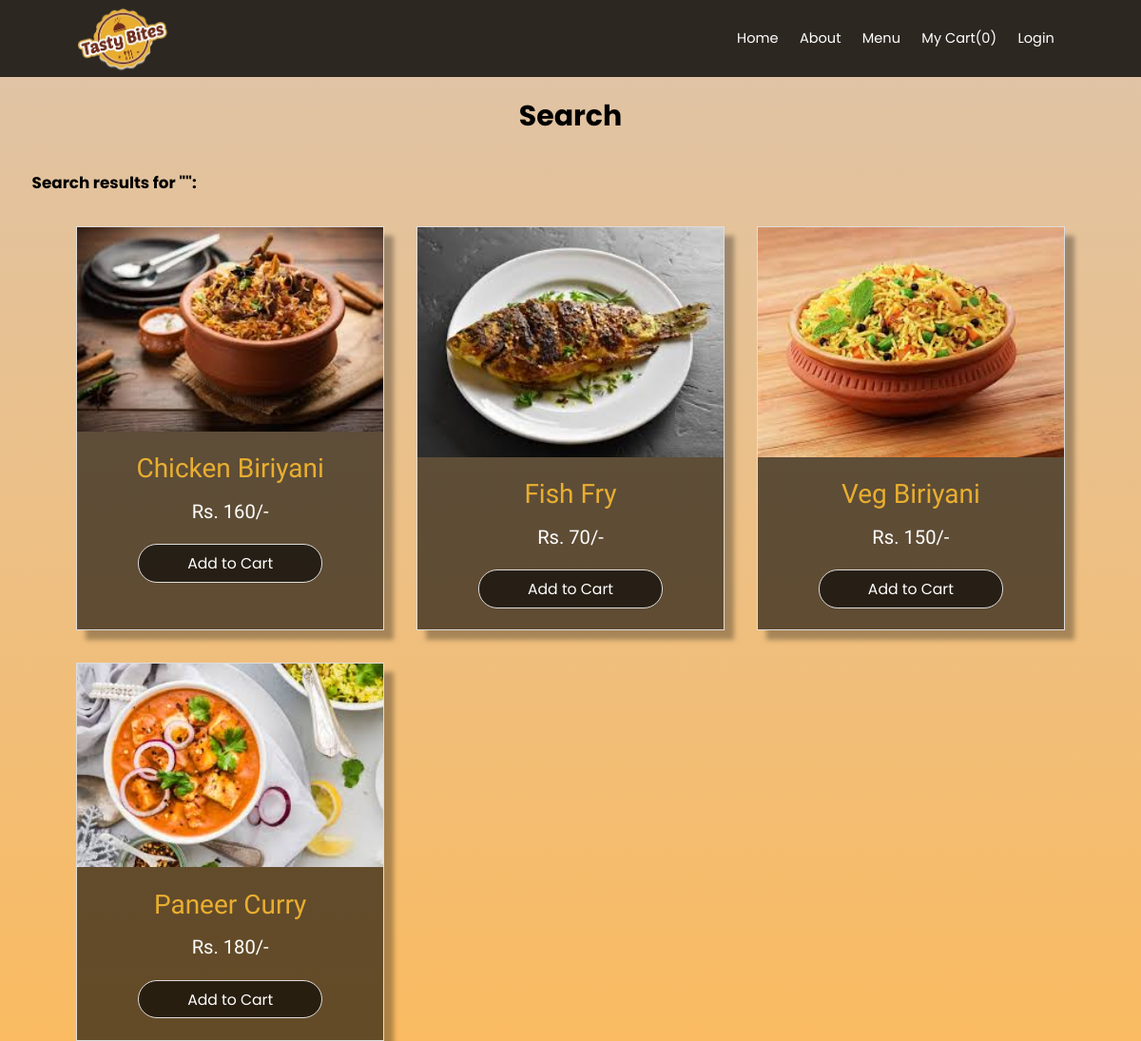
The page /search/ on the database as committed earlier.
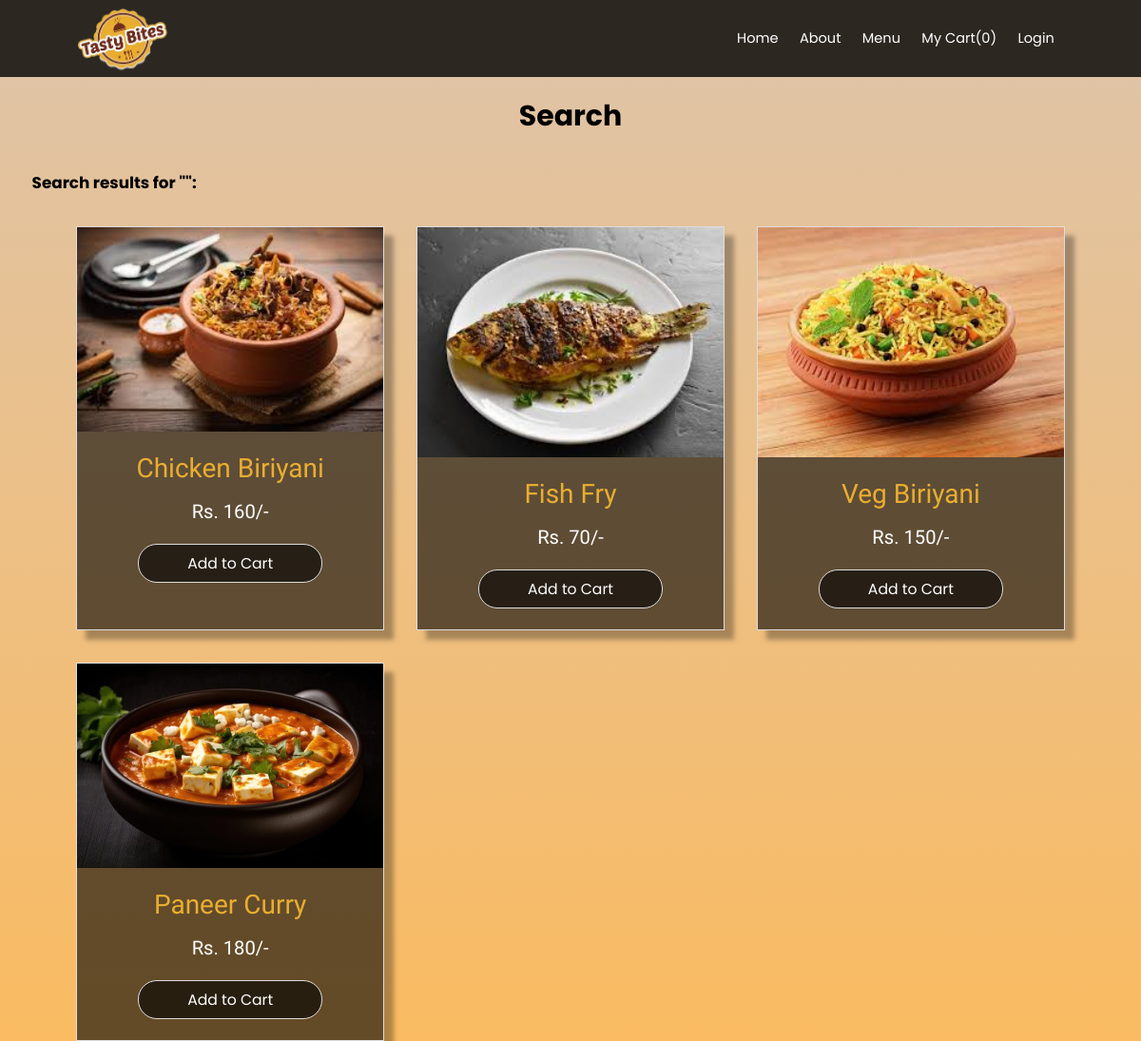
The same page on the database as committed later.
### users/models.py (models this page shows)
class Item(models.Model):
    category = models.ManyToManyField(Category, related_name='Items')
    title = models.CharField(max_length=50)
    slug = models.SlugField(max_length=50)
    image = models.ImageField(upload_to='uploads/item images', blank=True, null=True)
    description = models.TextField(blank=True)
    price = models.IntegerField()
    status = models.CharField(max_length=50, choices=STATUS_CHOICES,default=ACTIVE)
    def __str__(self):
        return self.title

### users/views.py (the view)
# urls.py: path('search/', views.search, name='search'),
def search(request):
    query = request.GET.get('query', '')
    items = Item.objects.filter(Q(title__icontains=query) | Q(description__icontains= query))
    print(items)
    return render(request, 'search.html', {
        'query':query,
        'items':items
    })

### users/cart.py (called while the page is built)
    def __len__(self):
        return sum(item['quantity'] for item in self.cart.values())

### users/context_processors.py (called while the page is built)
def cart(request):
    return {'cart':Cart(request)}

### users/templates/search.html (shortened to what this page needs)
{% extends 'base.html' %}
{% load catg %}
{% block content %}
<div class="search-results">
<h1 class="title">Search</h1>
<h2>Search results for "{{query}}":</h2>
<div class="container">
    <div class="menu_items_container">
        {% for item in items %}
            <div class="img_cards">
                {% if item.image %}
                    <img src="{{ item.image.url }}" alt="Image">
                {% endif %}
                <p class="title">{{ item.title }}</p>
                <p class="price">Rs. {{ item.price }}/-</p>
                <a href="{% url 'add_to_cart' item.id %}">Add to Cart</a>
            </div>
        {% endfor %}
    </div>
</div>
</div>
{% endblock %}

Rows that differ between the two databases and show on the page:
changed Item "Paneer Curry": image: a different picture
